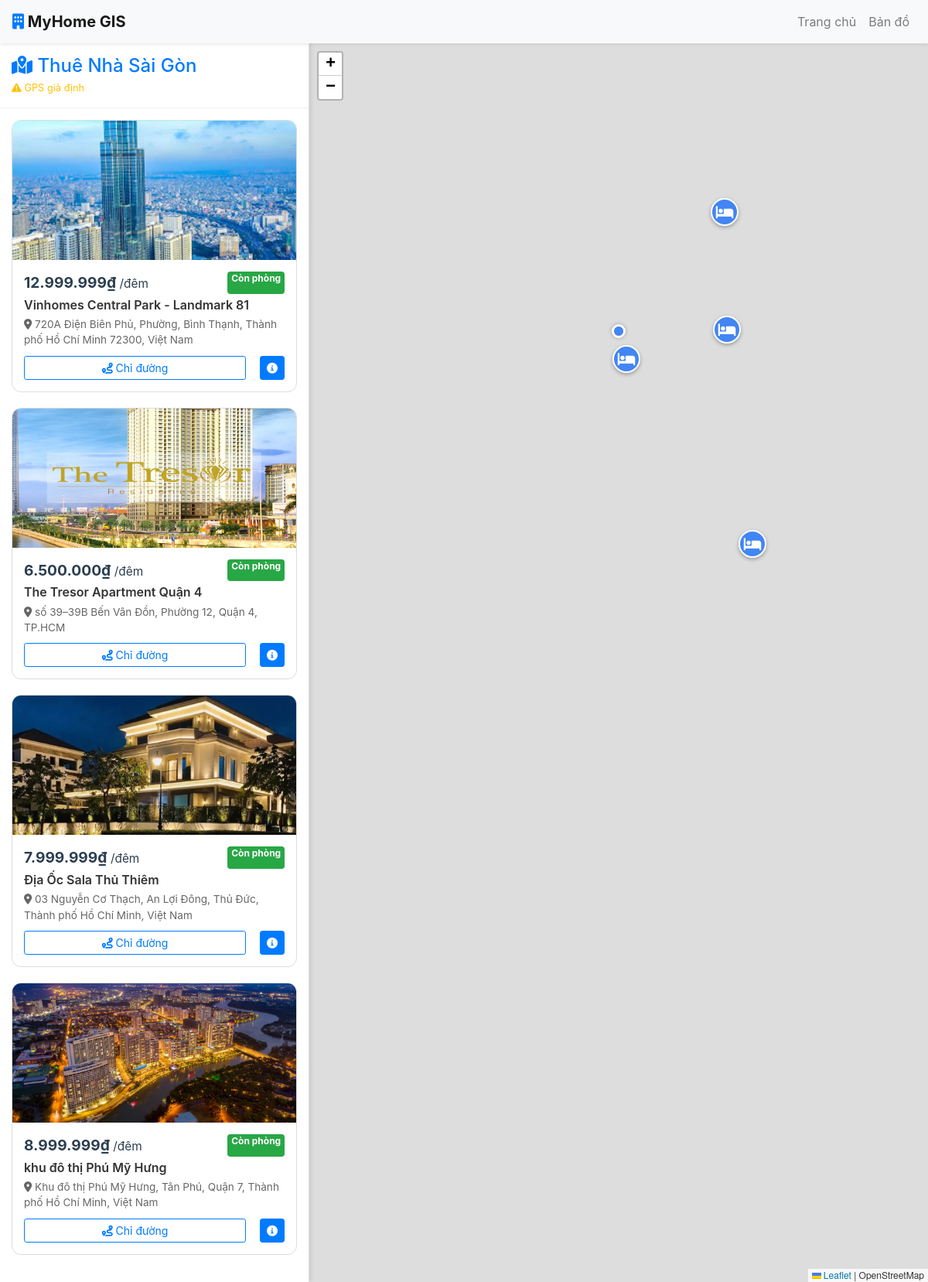
Screenshot of /map/ with the database file from the repository.
### myapp/models.py (models this page shows, shortened)
class Apartment(models.Model):
    name = models.CharField(max_length=200, verbose_name="Tên căn hộ")
    price = models.CharField(max_length=50, verbose_name="Giá tiền (VNĐ)")
    address = models.CharField(max_length=255, verbose_name="Địa chỉ")
    desc = models.TextField(verbose_name="Mô tả", blank=True)
    image = models.ImageField(upload_to='apartments/', verbose_name="Hình ảnh", null=True, blank=True)
    lat = models.FloatField(verbose_name="Vĩ độ (Latitude)")
    lng = models.FloatField(verbose_name="Kinh độ (Longitude)")
    class Meta:
        verbose_name = "Căn hộ"
        verbose_name_plural = "Danh sách Căn hộ"

### myapp/views.py (the view)
# urls.py: path('map/', views.map_view, name='map_view'),
def map_view(request):
    apartments_db = Apartment.objects.all()
    apartments_list = []
    for apt in apartments_db:
        if apt.image:
            img_url = apt.image.url
        else:
            img_url = 'https://images.unsplash.com/photo-1522708323590-d24dbb6b0267'
        apartments_list.append({
            'id': apt.id,
            'name': apt.name,
            'price': apt.price,
            'address': apt.address,
            'desc': apt.desc,
            'image': img_url,
            'lat': apt.lat,
            'lng': apt.lng
        })
    context = {
        'apartments': apartments_list
    }
    return render(request, 'map.html', context)

### myapp/templates/map.html (shortened to what this page needs)
{% extends "base.html" %} {% block title %} Bản đồ Căn hộ TP.HCM {% endblock %}
{% block content_wrapper %}
<link
  rel="stylesheet"
  href="https://cdnjs.cloudflare.com/ajax/libs/leaflet/1.9.4/leaflet.css"
/>
<div class="main-container">
  <div class="sidebar-panel">
    <div style="padding: 15px; border-bottom: 1px solid #eee">
      <h4 class="mb-0 text-primary">
        <i class="fas fa-map-marked-alt"></i> Thuê Nhà Sài Gòn
      </h4>
      <small id="status-msg" class="text-warning">
      </small>
    </div>
    <div id="listing-panel" class="scrollable-content">
      {% for item in apartments %}
      <div
        class="apt-card"
        id="card-{{ item.id }}"
        onclick="focusApartment({{ item.lat|stringformat:'f' }}, {{ item.lng|stringformat:'f' }}, {{ item.id }})"
      >
        {% if item.image %}
        <img src="{{ item.image }}" class="apt-img" alt="House" />
        {% else %}
        <img
          src="https://images.unsplash.com/photo-1522708323590-d24dbb6b0267"
          class="apt-img"
          alt="House"
        />
        {% endif %}
        <div class="apt-details">
          <div class="d-flex justify-content-between">
            <span class="apt-price">{{ item.price }}₫ <small>/đêm</small></span>
            <span class="badge badge-success">Còn phòng</span>
          </div>
          <h5 class="apt-name">{{ item.name }}</h5>
          <p class="apt-address">
            <i class="fas fa-map-marker-alt"></i> {{ item.address }}
          </p>
          <div class="apt-actions">
            <button
              class="btn btn-outline-primary btn-sm flex-grow-1"
              onclick="event.stopPropagation(); prepareRoute({{ item.lat|stringformat:'f' }}, {{ item.lng|stringformat:'f' }}, '{{ item.name }}')"
            >
              <i class="fas fa-route"></i> Chỉ đường
            </button>
            <a
              href="{% url 'apartment_detail' item.id %}"
              class="btn btn-primary btn-sm ml-2"
            >
              <i class="fas fa-info-circle"></i>
            </a>
          </div>
        </div>
      </div>
      {% endfor %}
    </div>
  </div>
  <div class="map-wrapper"><div id="map"></div></div>
</div>
{% endblock %}

### myapp/templates/base.html (shortened to what this page needs)
{% load static %}
<!DOCTYPE html>
<html lang="en">
  <head>
    <link rel="stylesheet" href="https://stackpath.bootstrapcdn.com/bootstrap/4.3.1/css/bootstrap.min.css" />
    <link rel="stylesheet" href="https://cdnjs.cloudflare.com/ajax/libs/font-awesome/6.0.0/css/all.min.css" />
    <link rel="stylesheet" href="{% static 'css/style.css' %}" />
  </head>
  <body>
    <nav class="navbar navbar-expand-lg navbar-light bg-light shadow-sm" style="z-index: 2000;">
      <a class="navbar-brand font-weight-bold" href="{% url 'home' %}">
        <i class="fas fa-building text-primary"></i> MyHome GIS
      </a>
      <div class="collapse navbar-collapse" id="navbarNav">
        <ul class="navbar-nav ml-auto">
          <li class="nav-item"><a class="nav-link" href="{% url 'home' %}">Trang chủ</a></li>
          <li class="nav-item"><a class="nav-link" href="{% url 'map_view' %}">Bản đồ</a></li>
        </ul>
      </div>
    </nav>
    {% block content_wrapper %}{% endblock %}
  </body>
</html>

### myapp/static/css/style.css (style rules this page uses)
body { font-family: -apple-system, BlinkMacSystemFont, "Segoe UI", Roboto, "Helvetica Neue", Arial, sans-serif; color: #333; margin: 0; padding: 0; }
.main-container { display: flex; height: calc(100vh - 56px); width: 100%; position: relative; overflow: hidden; }
.sidebar-panel { width: 400px; background: #fff; border-right: 1px solid #e0e0e0; display: flex; flex-direction: column; position: relative; box-shadow: 2px 0 5px rgba(0,0,0,0.1); z-index: 1000; }
.map-wrapper { flex: 1; position: relative; }
#map { height: 100%; width: 100%; }
.scrollable-content { flex: 1; overflow-y: auto; padding: 15px; }
.apt-card { display: flex; flex-direction: column; border: 1px solid #ddd; border-radius: 12px; overflow: hidden; margin-bottom: 20px; transition: transform 0.2s, box-shadow 0.2s; cursor: pointer; background: white; }
.apt-img { height: 180px; width: 100%; object-fit: cover; }
.apt-details { padding: 15px; }
.apt-price { font-size: 1.2rem; font-weight: bold; color: #2c3e50; }
.apt-name { font-size: 1rem; font-weight: 600; margin: 5px 0; color: #333; }
.apt-address { font-size: 0.85rem; color: #666; margin-bottom: 10px; }
.apt-actions { display: flex; gap: 10px; margin-top: 10px; }

### rows the page displays
Apartment: price "12.999.999", name "Vinhomes Central Park - Landmark 81", address "720A Điện Biên Phủ, Phường, Bình Thạnh, Thành phố Hồ Chí Minh 72300, Việt Nam"
Apartment: price "6.500.000", name "The Tresor Apartment Quận 4", address "số 39–39B Bến Vân Đồn, Phường 12, Quận 4, TP.HCM"
Apartment: price "7.999.999", name "Địa Ốc Sala Thủ Thiêm", address "03 Nguyễn Cơ Thạch, An Lợi Đông, Thủ Đức, Thành phố Hồ Chí Minh, Việt Nam"
Apartment: price "8.999.999", name "khu đô thị Phú Mỹ Hưng", address "Khu đô thị Phú Mỹ Hưng, Tân Phú, Quận 7, Thành phố Hồ Chí Minh, Việt Nam"
